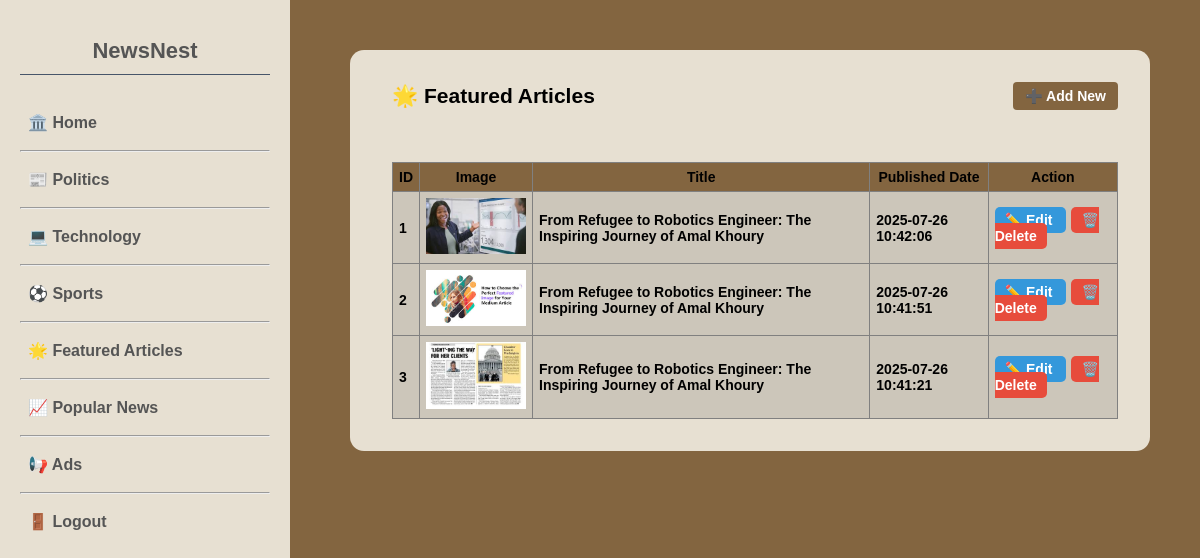
Page /dashboard/Featured/index.php on the committed database.
### tables this page shows
CREATE TABLE IF NOT EXISTS `articles` (
  `article_id` int NOT NULL AUTO_INCREMENT,
  `title` varchar(255) DEFAULT NULL,
  `content` text,
  `image_url` varchar(255) DEFAULT NULL,
  `category_id` int DEFAULT NULL,
  `author_id` int DEFAULT NULL,
  `published_date` timestamp NULL DEFAULT CURRENT_TIMESTAMP,
  PRIMARY KEY (`article_id`),
  KEY `category_id` (`category_id`),
  KEY `author_id` (`author_id`)
);

### dashboard/Featured/index.php (the view, shortened to what this page needs)
<?php include '../layouts/header.php';
include '../../SQL/db_connect.php'; ?>
<div style="margin-left: 10px; padding: 10px; font-size: 14px;">
    <div style="display: flex; justify-content: space-between; align-items: center; margin-bottom: 2px;">
        <h2 style="margin: 0;">🌟 Featured Articles</h2>
        <a href='../Featured/new.php' class='add-btn' style="padding: 6px 12px;">➕ Add New</a>
    </div>
    <br>
    <br><br>
    <table border="1" cellpadding="6" cellspacing="0" style="width: 100%; background-color: #5453522f; border-collapse: collapse; margin-top: 2px;">
        <thead style="background-color: #836540;">
            <tr>
                <th>ID</th>
                <th>Image</th>
                <th>Title</th>
                <th>Published Date</th>
                <th>Action</th>
            </tr>
        </thead>
        <tbody>
            <?php
            $sql = "SELECT article_id, image_url, title, published_date FROM articles WHERE category_id = (
                        SELECT category_id FROM categories WHERE category_name = 'Featured' LIMIT 1
                    ) ORDER BY published_date DESC";
            $result = $conn->query($sql);
            if ($result && $result->num_rows > 0) {
                $count = 1;
                while ($row = $result->fetch_assoc()) {
                    echo "<tr>";
                    echo "<td>{$count}</td>";
                    echo "<td><img src='../../uploads/{$row['image_url']}' alt='Article Image' style='width: 100px; height: auto;'></td>";
                    echo "<td>{$row['title']}</td>";
                    echo "<td>{$row['published_date']}</td>";
                        echo "<td>
            <a href='edit.php?id={$row['article_id']}'
           style='padding: 5px 10px; background-color: #3498db; color: white; border-radius: 5px; text-decoration: none; margin-right: 5px;'>
           ✏️ Edit
        </a>
        <a href='../delete_article.php?id={$row['article_id']}'
           style='padding: 5px 10px; background-color: #e74c3c; color: white; border-radius: 5px; text-decoration: none;'
           onclick=\"return confirm('Are you sure you want to delete this article?');\">
           🗑️ Delete
        </a>
      </td>";
                    echo "</tr>";
                    $count++;
                }
            } else {
                echo "<tr><td colspan='5'>No articles found in Featured Articles category.</td></tr>";
            }
            ?>
        </tbody>
    </table>
</div>
<?php include '../layouts/footer.php'; ?>

### front/css/styles.css (style rules this page uses)
body { background-size: cover; background-color: #836540; font-family: "Lalezar", sans-serif; font-weight: bold; font-size: 20px; display: flex; flex-direction: column; margin: 0; height: 100%; }
html { height: 100%; scroll-behavior: smooth; margin: 0; }
.add-btn { background-color: #836540; color: white; padding: 6px 12px; text-decoration: none; border-radius: 4px; }
table { margin-top: 0; / }

### rows in the picture
articles: image_url (picture), title "From Refugee to Robotics Engineer: The Inspiring Journey of Amal Khoury", published_date "2025-07-26 10:42:06"
articles: image_url (picture), title "From Refugee to Robotics Engineer: The Inspiring Journey of Amal Khoury", published_date "2025-07-26 10:41:51"
articles: image_url (picture), title "From Refugee to Robotics Engineer: The Inspiring Journey of Amal Khoury", published_date "2025-07-26 10:41:21"
